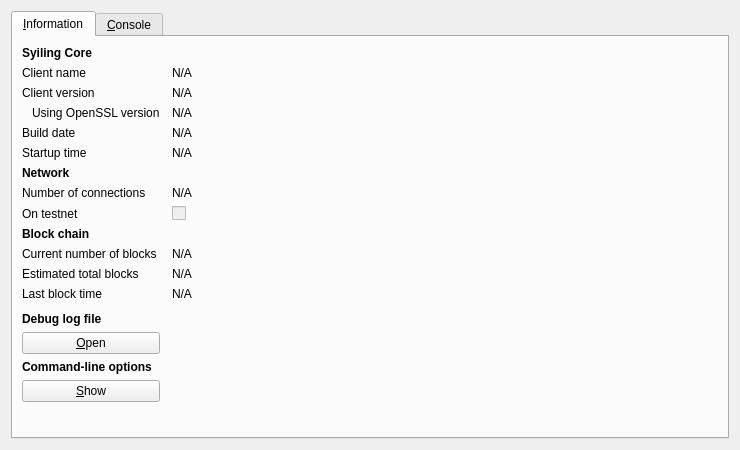
<?xml version="1.0" encoding="UTF-8"?>
<ui version="4.0">
 <class>RPCConsole</class>
 <widget class="QDialog" name="RPCConsole">
  <property name="geometry">
   <rect>
    <x>0</x>
    <y>0</y>
    <width>740</width>
    <height>450</height>
   </rect>
  </property>
  <property name="windowTitle">
   <string>Syiling - Debug window</string>
  </property>
  <layout class="QVBoxLayout" name="verticalLayout_2">
   <item>
    <widget class="QTabWidget" name="tabWidget">
     <property name="currentIndex">
      <number>0</number>
     </property>
     <widget class="QWidget" name="tab_info">
      <attribute name="title">
       <string>&amp;Information</string>
      </attribute>
      <layout class="QGridLayout" name="gridLayout" columnstretch="0,1">
       <property name="horizontalSpacing">
        <number>12</number>
       </property>
       <item row="0" column="0">
        <widget class="QLabel" name="label_9">
         <property name="font">
          <font>
           <weight>75</weight>
           <bold>true</bold>
          </font>
         </property>
         <property name="text">
          <string>Syiling Core</string>
         </property>
        </widget>
       </item>
       <item row="1" column="0">
        <widget class="QLabel" name="label_5">
         <property name="text">
          <string>Client name</string>
         </property>
        </widget>
       </item>
       <item row="1" column="1">
        <widget class="QLabel" name="clientName">
         <property name="cursor">
          <cursorShape>IBeamCursor</cursorShape>
         </property>
         <property name="text">
          <string>N/A</string>
         </property>
         <property name="textFormat">
          <enum>Qt::PlainText</enum>
         </property>
         <property name="textInteractionFlags">
          <set>Qt::LinksAccessibleByMouse|Qt::TextSelectableByKeyboard|Qt::TextSelectableByMouse</set>
         </property>
        </widget>
       </item>
       <item row="2" column="0">
        <widget class="QLabel" name="label_6">
         <property name="text">
          <string>Client version</string>
         </property>
        </widget>
       </item>
       <item row="2" column="1">
        <widget class="QLabel" name="clientVersion">
         <property name="cursor">
          <cursorShape>IBeamCursor</cursorShape>
         </property>
         <property name="text">
          <string>N/A</string>
         </property>
         <property name="textFormat">
          <enum>Qt::PlainText</enum>
         </property>
         <property name="textInteractionFlags">
          <set>Qt::LinksAccessibleByMouse|Qt::TextSelectableByKeyboard|Qt::TextSelectableByMouse</set>
         </property>
        </widget>
       </item>
       <item row="3" column="0">
        <widget class="QLabel" name="label_14">
         <property name="text">
          <string>Using OpenSSL version</string>
         </property>
         <property name="indent">
          <number>10</number>
         </property>
        </widget>
       </item>
       <item row="3" column="1">
        <widget class="QLabel" name="openSSLVersion">
         <property name="cursor">
          <cursorShape>IBeamCursor</cursorShape>
         </property>
         <property name="text">
          <string>N/A</string>
         </property>
         <property name="textFormat">
          <enum>Qt::PlainText</enum>
         </property>
         <property name="textInteractionFlags">
          <set>Qt::LinksAccessibleByMouse|Qt::TextSelectableByKeyboard|Qt::TextSelectableByMouse</set>
         </property>
        </widget>
       </item>
       <item row="4" column="0">
        <widget class="QLabel" name="label_12">
         <property name="text">
          <string>Build date</string>
         </property>
        </widget>
       </item>
       <item row="4" column="1">
        <widget class="QLabel" name="buildDate">
         <property name="cursor">
          <cursorShape>IBeamCursor</cursorShape>
         </property>
         <property name="text">
          <string>N/A</string>
         </property>
         <property name="textFormat">
          <enum>Qt::PlainText</enum>
         </property>
         <property name="textInteractionFlags">
          <set>Qt::LinksAccessibleByMouse|Qt::TextSelectableByKeyboard|Qt::TextSelectableByMouse</set>
         </property>
        </widget>
       </item>
       <item row="5" column="0">
        <widget class="QLabel" name="label_13">
         <property name="text">
          <string>Startup time</string>
         </property>
        </widget>
       </item>
       <item row="5" column="1">
        <widget class="QLabel" name="startupTime">
         <property name="cursor">
          <cursorShape>IBeamCursor</cursorShape>
         </property>
         <property name="text">
          <string>N/A</string>
         </property>
         <property name="textFormat">
          <enum>Qt::PlainText</enum>
         </property>
         <property name="textInteractionFlags">
          <set>Qt::LinksAccessibleByMouse|Qt::TextSelectableByKeyboard|Qt::TextSelectableByMouse</set>
         </property>
        </widget>
       </item>
       <item row="6" column="0">
        <widget class="QLabel" name="label_11">
         <property name="font">
          <font>
           <weight>75</weight>
           <bold>true</bold>
          </font>
         </property>
         <property name="text">
          <string>Network</string>
         </property>
        </widget>
       </item>
       <item row="7" column="0">
        <widget class="QLabel" name="label_7">
         <property name="text">
          <string>Number of connections</string>
         </property>
        </widget>
       </item>
       <item row="7" column="1">
        <widget class="QLabel" name="numberOfConnections">
         <property name="cursor">
          <cursorShape>IBeamCursor</cursorShape>
         </property>
         <property name="text">
          <string>N/A</string>
         </property>
         <property name="textFormat">
          <enum>Qt::PlainText</enum>
         </property>
         <property name="textInteractionFlags">
          <set>Qt::LinksAccessibleByMouse|Qt::TextSelectableByKeyboard|Qt::TextSelectableByMouse</set>
         </property>
        </widget>
       </item>
       <item row="8" column="0">
        <widget class="QLabel" name="label_8">
         <property name="text">
          <string>On testnet</string>
         </property>
        </widget>
       </item>
       <item row="8" column="1">
        <widget class="QCheckBox" name="isTestNet">
         <property name="enabled">
          <bool>false</bool>
         </property>
         <property name="text">
          <string/>
         </property>
        </widget>
       </item>
       <item row="9" column="0">
        <widget class="QLabel" name="label_10">
         <property name="font">
          <font>
           <weight>75</weight>
           <bold>true</bold>
          </font>
         </property>
         <property name="text">
          <string>Block chain</string>
         </property>
        </widget>
       </item>
       <item row="10" column="0">
        <widget class="QLabel" name="label_3">
         <property name="text">
          <string>Current number of blocks</string>
         </property>
        </widget>
       </item>
       <item row="10" column="1">
        <widget class="QLabel" name="numberOfBlocks">
         <property name="cursor">
          <cursorShape>IBeamCursor</cursorShape>
         </property>
         <property name="text">
          <string>N/A</string>
         </property>
         <property name="textFormat">
          <enum>Qt::PlainText</enum>
         </property>
         <property name="textInteractionFlags">
          <set>Qt::LinksAccessibleByMouse|Qt::TextSelectableByKeyboard|Qt::TextSelectableByMouse</set>
         </property>
        </widget>
       </item>
       <item row="11" column="0">
        <widget class="QLabel" name="label_4">
         <property name="text">
          <string>Estimated total blocks</string>
         </property>
        </widget>
       </item>
       <item row="11" column="1">
        <widget class="QLabel" name="totalBlocks">
         <property name="cursor">
          <cursorShape>IBeamCursor</cursorShape>
         </property>
         <property name="text">
          <string>N/A</string>
         </property>
         <property name="textFormat">
          <enum>Qt::PlainText</enum>
         </property>
         <property name="textInteractionFlags">
          <set>Qt::LinksAccessibleByMouse|Qt::TextSelectableByKeyboard|Qt::TextSelectableByMouse</set>
         </property>
        </widget>
       </item>
       <item row="12" column="0">
        <widget class="QLabel" name="label_2">
         <property name="text">
          <string>Last block time</string>
         </property>
        </widget>
       </item>
       <item row="12" column="1">
        <widget class="QLabel" name="lastBlockTime">
         <property name="cursor">
          <cursorShape>IBeamCursor</cursorShape>
         </property>
         <property name="text">
          <string>N/A</string>
         </property>
         <property name="textFormat">
          <enum>Qt::PlainText</enum>
         </property>
         <property name="textInteractionFlags">
          <set>Qt::LinksAccessibleByMouse|Qt::TextSelectableByKeyboard|Qt::TextSelectableByMouse</set>
         </property>
        </widget>
       </item>
       <item row="13" column="0">
        <spacer name="verticalSpacer_2">
         <property name="orientation">
          <enum>Qt::Vertical</enum>
         </property>
         <property name="sizeHint" stdset="0">
          <size>
           <width>20</width>
           <height>20</height>
          </size>
         </property>
        </spacer>
       </item>
       <item row="14" column="0">
        <widget class="QLabel" name="labelDebugLogfile">
         <property name="font">
          <font>
           <weight>75</weight>
           <bold>true</bold>
          </font>
         </property>
         <property name="text">
          <string>Debug log file</string>
         </property>
        </widget>
       </item>
       <item row="15" column="0">
        <widget class="QPushButton" name="openDebugLogfileButton">
         <property name="toolTip">
          <string>Open the Syiling debug log file from the current data directory. This can take a few seconds for large log files.</string>
         </property>
         <property name="text">
          <string>&amp;Open</string>
         </property>
         <property name="autoDefault">
          <bool>false</bool>
         </property>
        </widget>
       </item>
       <item row="16" column="0">
        <widget class="QLabel" name="labelCLOptions">
         <property name="font">
          <font>
           <weight>75</weight>
           <bold>true</bold>
          </font>
         </property>
         <property name="text">
          <string>Command-line options</string>
         </property>
        </widget>
       </item>
       <item row="17" column="0">
        <widget class="QPushButton" name="showCLOptionsButton">
         <property name="toolTip">
          <string>Show the Syiling-Qt help message to get a list with possible Syiling command-line options.</string>
         </property>
         <property name="text">
          <string>&amp;Show</string>
         </property>
         <property name="autoDefault">
          <bool>false</bool>
         </property>
        </widget>
       </item>
       <item row="18" column="0">
        <spacer name="verticalSpacer">
         <property name="orientation">
          <enum>Qt::Vertical</enum>
         </property>
         <property name="sizeHint" stdset="0">
          <size>
           <width>20</width>
           <height>40</height>
          </size>
         </property>
        </spacer>
       </item>
      </layout>
     </widget>
     <widget class="QWidget" name="tab_console">
      <attribute name="title">
       <string>&amp;Console</string>
      </attribute>
      <layout class="QVBoxLayout" name="verticalLayout_3">
       <property name="spacing">
        <number>3</number>
       </property>
       <item>
        <widget class="QTextEdit" name="messagesWidget">
         <property name="minimumSize">
          <size>
           <width>0</width>
           <height>100</height>
          </size>
         </property>
         <property name="readOnly">
          <bool>true</bool>
         </property>
         <property name="tabKeyNavigation" stdset="0">
          <bool>false</bool>
         </property>
         <property name="columnCount" stdset="0">
          <number>2</number>
         </property>
        </widget>
       </item>
       <item>
        <layout class="QHBoxLayout" name="horizontalLayout">
         <property name="spacing">
          <number>3</number>
         </property>
         <item>
          <widget class="QLabel" name="label">
           <property name="text">
            <string notr="true">&gt;</string>
           </property>
          </widget>
         </item>
         <item>
          <widget class="QLineEdit" name="lineEdit"/>
         </item>
         <item>
          <widget class="QPushButton" name="clearButton">
           <property name="maximumSize">
            <size>
             <width>24</width>
             <height>24</height>
            </size>
           </property>
           <property name="toolTip">
            <string>Clear console</string>
           </property>
           <property name="text">
            <string/>
           </property>
           <property name="icon">
            <iconset resource="../bitcoin.qrc">
             <normaloff>:/icons/remove</normaloff>:/icons/remove</iconset>
           </property>
           <property name="shortcut">
            <string notr="true">Ctrl+L</string>
           </property>
           <property name="autoDefault">
            <bool>false</bool>
           </property>
          </widget>
         </item>
        </layout>
       </item>
      </layout>
     </widget>
    </widget>
   </item>
  </layout>
 </widget>
 <resources>
  <include location="../bitcoin.qrc"/>
 </resources>
 <connections/>
</ui>
